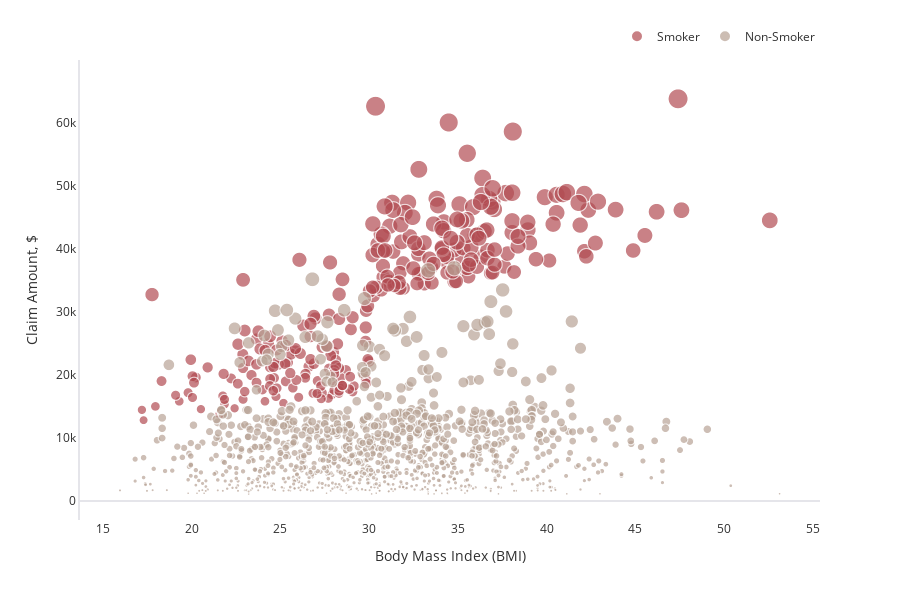

The notebook cell saved with this chart:
### Markdown cell above
В каждой возрастной группе страховые взносы у курильщиков в среднем значительно выше, чем у некурящих. Мы также видим более высокие суммы претензий по мере увеличения возраста, причем самые дорогие претензии относятся к возрастной группе 60 лет и старше.

### Code cell
fig = px.scatter(ins, x='bmi', y='charges', color='smoker', size='charges',
                 title="",
                 color_discrete_sequence=['#B14B51','#B7A294'],height=600)
fig.update_layout(legend=dict(title='',orientation="h", yanchor="bottom", y=1.02, xanchor="right", x=1),
                  font_color="#303030", xaxis=dict(title='Body Mass Index (BMI)',showgrid=False), 
                  yaxis=dict(title='Claim Amount, $',showgrid=False, zerolinecolor='#E5E5EA',
                             showline=True, linecolor='#E5E5EA', linewidth=2))
fig.show()

### Figure 1 — Plotly figure (JSON) as saved in the notebook; plotly's stock layout.template omitted (floating-point values rounded to 4 significant figures; data arrays with more than 128 entries replaced by an {"elided": "..."} marker saying what was removed)
{"data": [{"hovertemplate": "smoker=Smoker<br>bmi=%{x}<br>charges=%{marker.size}<extra></extra>", "legendgroup": "Smoker", "marker": {"color": "#B14B51", "size": {"elided": "274 float values"}, "sizemode": "area", "sizeref": 159.4, "symbol": "circle"}, "mode": "markers", "name": "Smoker", "showlegend": true, "type": "scattergl", "x": {"elided": "274 float values"}, "xaxis": "x", "y": {"elided": "274 float values"}, "yaxis": "y"}, {"hovertemplate": "smoker=Non-Smoker<br>bmi=%{x}<br>charges=%{marker.size}<extra></extra>", "legendgroup": "Non-Smoker", "marker": {"color": "#B7A294", "size": {"elided": "1064 float values"}, "sizemode": "area", "sizeref": 159.4, "symbol": "circle"}, "mode": "markers", "name": "Non-Smoker", "showlegend": true, "type": "scattergl", "x": {"elided": "1064 float values"}, "xaxis": "x", "y": {"elided": "1064 float values"}, "yaxis": "y"}], "layout": {"font": {"color": "#303030"}, "height": 600, "legend": {"itemsizing": "constant", "orientation": "h", "title": {"text": ""}, "tracegroupgap": 0, "x": 1, "xanchor": "right", "y": 1.02, "yanchor": "bottom"}, "margin": {"t": 60}, "xaxis": {"anchor": "y", "domain": [0, 1], "showgrid": false, "title": {"text": "Body Mass Index (BMI)"}}, "yaxis": {"anchor": "x", "domain": [0, 1], "linecolor": "#E5E5EA", "linewidth": 2, "showgrid": false, "showline": true, "title": {"text": "Claim Amount, $"}, "zerolinecolor": "#E5E5EA"}}}
